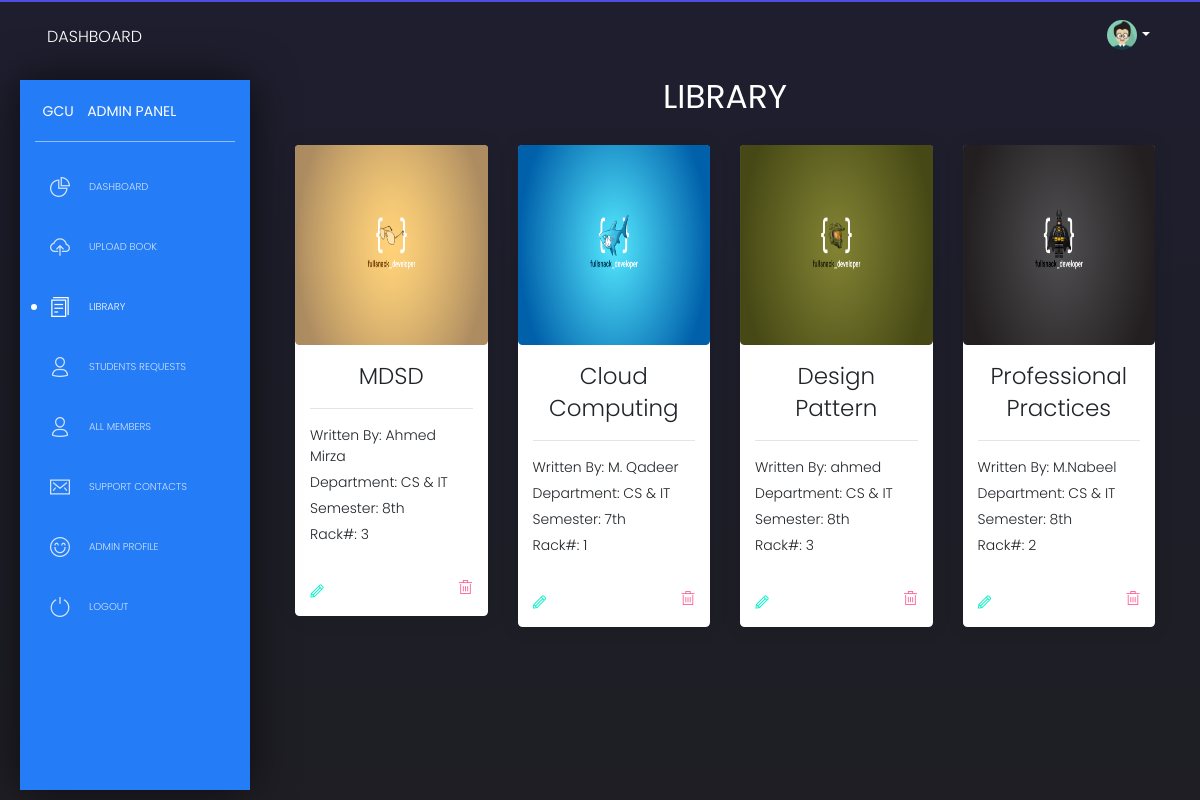
/admin/library.php (signed in), run on the app's committed database.
### tables this page shows
CREATE TABLE `books` (
  `book_id` int(11) NOT NULL,
  `book_name` varchar(255) NOT NULL,
  `author_name` varchar(255) NOT NULL,
  `ibn` varchar(255) NOT NULL,
  `rack` varchar(255) NOT NULL,
  `img` varchar(1000) NOT NULL,
  `department` varchar(255) NOT NULL,
  `semester` varchar(255) NOT NULL
);

### admin/library.php (the view, shortened to what this page needs)
<?php
  include '../db.php';
?>
<!DOCTYPE html>
<html lang="en">
<head>
  <link href="https://use.fontawesome.com/releases/v5.0.6/css/all.css" rel="stylesheet">
  <link href="https://stackpath.bootstrapcdn.com/font-awesome/4.7.0/css/font-awesome.min.css" rel="stylesheet">
  <link href="assets/css/nucleo-icons.css" rel="stylesheet" />
  <link href="assets/css/black-dashboard.css?v=1.0.0" rel="stylesheet" />
  <link href="assets/demo/demo.css" rel="stylesheet" />
</head>
<body class="">
  <div class="wrapper">
    <div class="sidebar">
      <div class="sidebar-wrapper">
        <div class="logo">
          <a href="javascript:void(0)" class="simple-text logo-mini">
            GCU
          </a>
          <a href="javascript:void(0)" class="simple-text logo-normal">
            Admin Panel
          </a>
        </div>
        <ul class="nav">
          <li>
            <a href="index.php">
              <i class="tim-icons icon-chart-pie-36"></i>
              <p>Dashboard</p>
            </a>
          </li>
          <li>
            <a href="upload-book.php">
              <i class="tim-icons icon-cloud-upload-94"></i>
              <p>Upload Book</p>
            </a>
          </li>
          <li class="active ">
            <a href="library.php">
              <i class="tim-icons icon-single-copy-04"></i>
              <p>Library</p>
            </a>
          </li>
          <li>
            <a href="requests.php">
              <i class="tim-icons icon-single-02"></i>
              <p>Students Requests</p>
            </a>
          </li>
          <li>
            <a href="members.php">
              <i class="tim-icons icon-single-02"></i>
              <p>All Members</p>
            </a>
          </li>
          <li>
            <a href="contacts.php">
              <i class="tim-icons icon-email-85"></i>
              <p>Support Contacts</p>
            </a>
          </li>
          <li>
            <a href="profile.php">
              <i class="tim-icons icon-satisfied"></i>
              <p>Admin Profile</p>
            </a>
          </li>
          <li>
            <a href="logout.php">
              <i class="tim-icons icon-button-power"></i>
              <p>Logout</p>
            </a>
          </li>
        </ul>
      </div>
    </div>
    <div class="main-panel">
      <nav class="navbar navbar-expand-lg navbar-absolute navbar-transparent">
        <div class="container-fluid">
          <div class="navbar-wrapper">
            <a class="navbar-brand" href="javascript:void(0)">Dashboard</a>
          </div>
          <div class="collapse navbar-collapse" id="navigation">
            <ul class="navbar-nav ml-auto">
              <li class="dropdown nav-item">
                <a href="#" class="dropdown-toggle nav-link" data-toggle="dropdown">
                  <div class="photo">
                    <img src="assets/img/anime3.png" alt="Profile Photo">
                  </div>
                  <b class="caret d-none d-lg-block d-xl-block"></b>
                </a>
              </li>
            </ul>
          </div>
        </div>
      </nav>
      <div class="content">
      <h1 class="text-center text-white">LIBRARY</h1>
        <div class="container">
          <div class="row">
            <?php
                  $getRecords = "select * from books";
                  $runQuery = mysqli_query($connection, $getRecords) or die(mysqli_error($connection));
                  while($fetch = mysqli_fetch_assoc($runQuery)){
                    $bid = $fetch['book_id'];
                    $bname = $fetch['book_name'];
                    $author = $fetch['author_name'];
                    $dept = $fetch['department'];
                    $semester = $fetch['semester'];
                    $rack = $fetch['rack'];
                    $image = $fetch['img'];
                    echo "<div class='col-sm-12 col-md-3'>
                            <div class='card bg-white'>
                              <img src='assets/TOC/$image' class='card-img-top' id='card-image'>
                              <div class='card-body'>
                                <h3 class='card-title text-dark text-center'>$bname</h3><hr>
                                <p class='text-dark'>Written By: $author</p>
                                <p class='text-dark'>Department: $dept</p>
                                <p class='text-dark'>Semester: $semester</p>
                                <p class='text-dark'>Rack#: $rack</p>
                              </div>
                              <div class='card-footer'>
                                <a href='edit_book.php?edit_book=$bid'><i class='tim-icons icon-pencil text-success'></i></a>
                                <a href='delete_book.php?book=$bid' onclick='return checkDelete()'><i class='tim-icons icon-trash-simple pull-right text-danger'></i></a>
                              </div>
                            </div>
                          </div>";
                  }
                ?>
          </div>
        </div>
      </div>
</body>
</html>

### admin/library.php (style rules this page uses)
.sidebar-wrapper { background: #247CF7 !important; }
#card-image { height:200px !important; }

### data on the page
books: img (picture), book_name "MDSD", author_name "Ahmed Mirza", department "CS & IT", semester "8th", rack "3"
books: img (picture), book_name "Cloud Computing", author_name "M. Qadeer", department "CS & IT", semester "7th", rack "1"
books: img (picture), book_name "Design Pattern", author_name "ahmed", department "CS & IT", semester "8th", rack "3"
books: img (picture), book_name "Professional Practices", author_name "M.Nabeel", department "CS & IT", semester "8th", rack "2"
